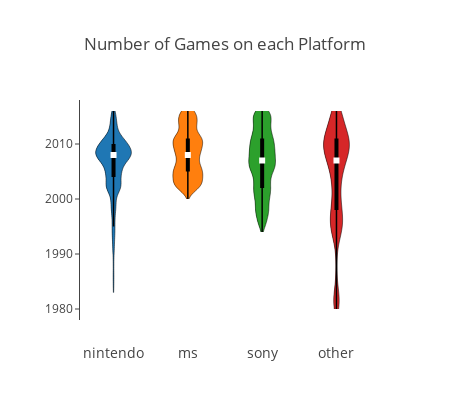

Notebook code cell kept with this figure:
### Markdown cell above
## Violin_plot

### Code cell
fig = ff.create_violin(game.loc[:, ['Plat_Comp', 'Year_of_Release']],
                       data_header='Year_of_Release', group_header='Plat_Comp',
                       rugplot=False, title='Number of Games on each Platform',
                       width=450,
                       height=400)

py.iplot(fig, filename='Multiple Violins')
